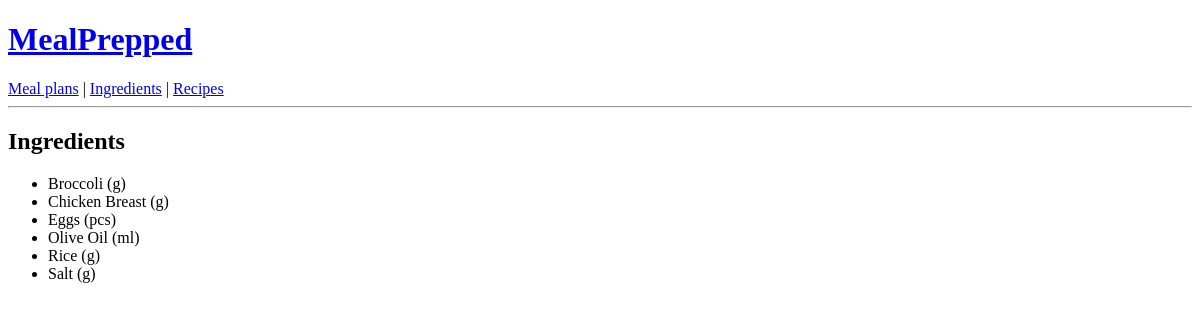
/ingredients-list/, run on an earlier commit of the app's database.
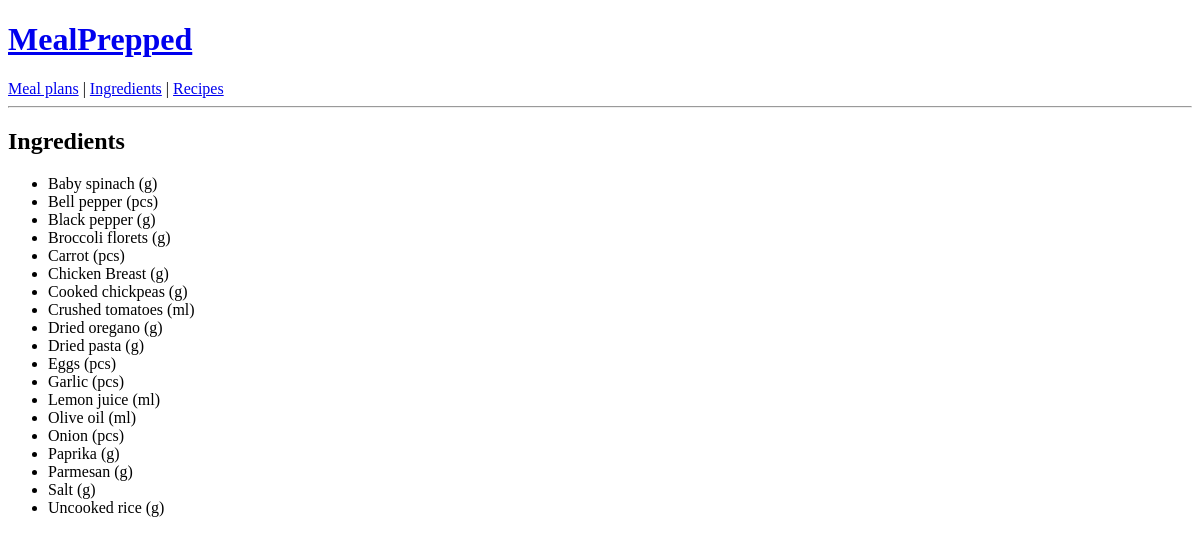
And on a later commit of the database.
### mealprepped/models.py (models this page shows, shortened)
class Timestamped(models.Model):
    created_at = models.DateTimeField(auto_now_add=True)
    updated_at = models.DateTimeField(auto_now=True)
    class Meta:
        abstract = True

class Ingredient(Timestamped):
    ingredient_id = models.AutoField(primary_key=True)
    units = [
        ("g", "grams"),
        ("kg", "kilograms"),
        ("ml", "millilitres"),
        ("l", "litres"),
        ("pcs", "pieces"),
    ]
    name = models.CharField(max_length=120, unique=True)
    unit = models.CharField(max_length=10, choices=units, default="g")
    class Meta:
        ordering = ["name"]

### mealprepped/views.py (the view)
# urls.py: path("ingredients-list/", ingredient_list, name="ingredients_list"),
def ingredient_list(request):
    ingredients = Ingredient.objects.all().order_by("name")
    template = loader.get_template("mealprepped/ingredient_list.html")
    output = template.render({"ingredients": ingredients}, request)
    return HttpResponse(output)

### mealprepped/templates/mealprepped/ingredient_list.html (shortened to what this page needs)
{% extends "base.html" %}
{% block content %}
  <h2>Ingredients</h2>
  <ul>
    {% for i in ingredients %}
      <li>{{ i.name }} ({{ i.unit }})</li>
    {% empty %}
      <li>No ingredients yet. Add some in Admin → Ingredients.</li>
    {% endfor %}
  </ul>
{% endblock %}

What changed in the data, as far as the page shows it:
removed Ingredient: name "Broccoli", unit "g"
removed Ingredient: name "Olive Oil", unit "ml"
removed Ingredient: name "Rice", unit "g"
added Ingredient: name "Baby spinach", unit "g"
added Ingredient: name "Bell pepper", unit "pcs"
added Ingredient: name "Black pepper", unit "g"
added Ingredient: name "Broccoli florets", unit "g"
added Ingredient: name "Carrot", unit "pcs"
added Ingredient: name "Cooked chickpeas", unit "g"
added Ingredient: name "Crushed tomatoes", unit "ml"
added Ingredient: name "Dried oregano", unit "g"
added Ingredient: name "Dried pasta", unit "g"
added Ingredient: name "Garlic", unit "pcs"
added Ingredient: name "Lemon juice", unit "ml"
added Ingredient: name "Olive oil", unit "ml"
added Ingredient: name "Onion", unit "pcs"
added Ingredient: name "Paprika", unit "g"
added Ingredient: name "Parmesan", unit "g"
added Ingredient: name "Uncooked rice", unit "g"
